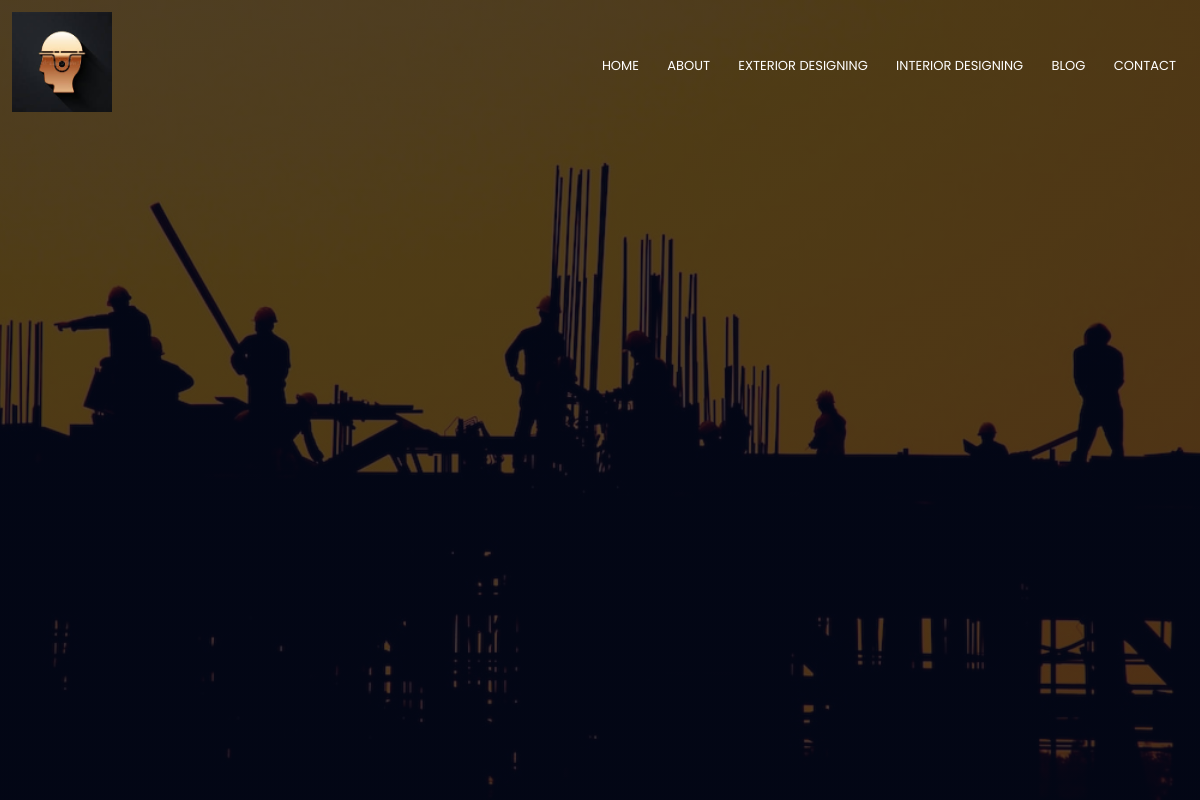
The page /interior-view on the database as committed earlier.
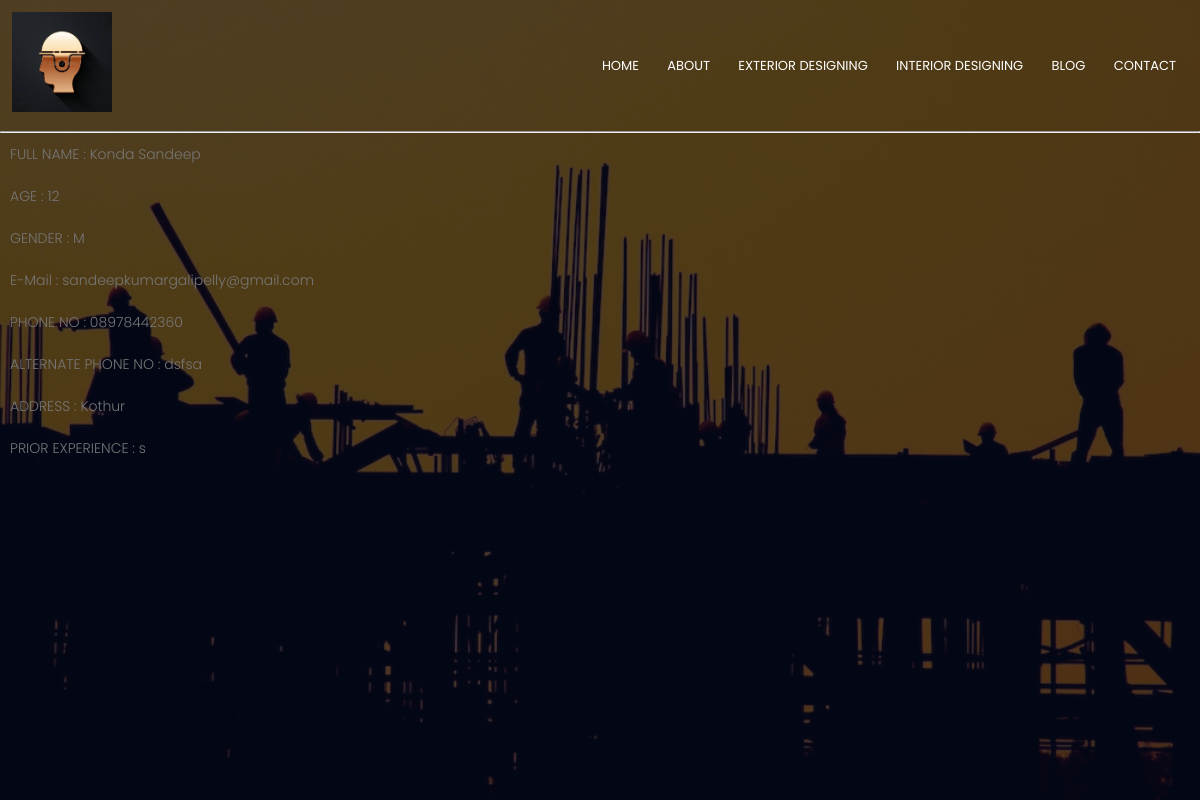
The same page on the database as committed later.
### tables this page shows
CREATE TABLE interior(FULL NAME TEXT, AGE INTEGER, GENDER TEXT, EMail TEXT, PHONE TEXT, ALT_PHONE TEXT, ADDRESS TEXT,PRIOR_EXPERIENCE TEXT);

### app.py (the view)
@app.route('/<name>-view')
def view(name):
    data = select(name)
    return render_template('view.html', rows = data, keys = tables[name]['keys'])

### lib.py (called while the page is built)
def select(table_name):
    return run_query(f"SELECT * FROM {table_name}")

def run_query(cmd):
    with connect('database.db') as con:
        cur = con.cursor()
        cur.execute(cmd)
        con.commit()
        return cur.fetchall()

### templates/view.html (shortened to what this page needs)
<!DOCTYPE html>
<html lang="en" dir="ltr">
  <head>
    <link rel="stylesheet" href="static/style.css">
    <link rel="stylesheet" href="https://stackpath.bootstrapcdn.com/font-awesome/4.7.0/css/font-awesome.min.css">
  </head>
  <body>
     <section class="header">
       <nav>
         <div id="logo">
           <img src="static/logo4.jpg">
         </div>
         <div class="nav-links" id="navLinks">
           <ul>
             <li><a href="">HOME</a></li>
             <li><a href="About">ABOUT</a></li>
             <li><a href="/exterior">EXTERIOR DESIGNING</a></li>
             <li><a href="/interior">INTERIOR DESIGNING</a></li>
             <li><a href="">BLOG</a></li>
             <li><a href="./ss.jade">CONTACT</a></li>
           </ul>
        </div>
       </nav>
       <div>
        {% for row in rows %}
            <hr>
            <div>
                {% for i in range(row|length) %}
                    <p>{{keys[i]}} : {{row[i]}}</p>
                {% endfor %}
            </div>
        {% endfor %}
       </div>
</section>
  </body>
</html>

### static/style.css (style rules this page uses)
* { margin: 0; padding: 0; font-family: 'Poppins', sans-serif; }
.header { min-height: 100vh; width: 100%; background-image: linear-gradient(rgba(4,9,30,0.7),rgba(4,9,30,0.7)),url("p1.png.png"); background-position: center; background-size: cover; position: relative; }
nav { display: flex; padding: 1% 1%; justify-content: space-between; align-items: center; }
nav img { width: 100px; }
.nav-links { flex: 1; text-align: right; }
.nav-links ul li { list-style: none; display: inline-block; padding: 8px 12px; position: relative; }
.nav-links ul li a { color: #fff; text-decoration: none; font-size: 13px; }
.nav-links ul li::after { content: ''; width: 0%; height: 2px; background: #fff4; display: block; margin: auto; transition: 0.5s; }
p { color: #777; font-size: 14px; font-weight: 300; line-height: 22px; padding: 10px; }

Rows that differ between the two databases and show on the page:
added interior: keys "FULL NAME" "AGE" "GENDER" "E-Mail" "PHONE NO" "ALTERNATE PHONE NO" "ADDRESS" "PRIOR EXPERIENCE", FULL "Konda Sandeep" "12" "M" "sandeepkumargalipelly@gmail.com" "08978442360" "dsfsa" "Kothur" "s"
